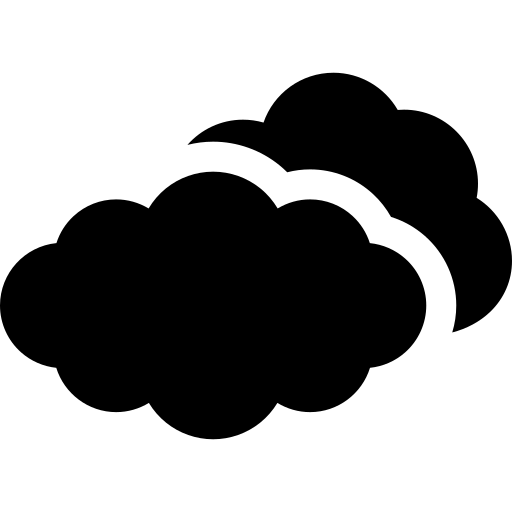
#> input picture weather/assets/png/001-cloudy.png, 512 x 512 px; its folder holds 4 pictures in this run
$ python invert.py
#> lines starting #> are read from the running program, lines starting #| are printed output that depends on the picture
from PIL import Image
import PIL.ImageOps
import glob

for file in glob.glob("./*.png"):
	image = Image.open(file)
#> image is the input picture: PIL image 512x512 RGBA; mean R, G, B, A 0, 0, 0, 104
	r,g,b,a = image.split()
#> r: PIL image 512x512 L; every value is 0
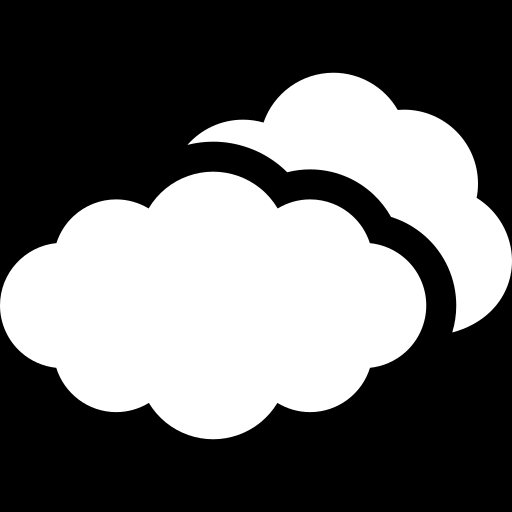
#> a: PIL image 512x512 L; min 0, max 255, mean 104
	rgb_image = Image.merge('RGB', (r,g,b))
#> rgb_image: PIL image 512x512 RGB; every value is 0
	inverted_image = PIL.ImageOps.invert(rgb_image)
#> inverted_image: PIL image 512x512 RGB; every value is 255
	r2,g2,b2 = inverted_image.split()
#> r2: PIL image 512x512 L; every value is 255
	final_transparent_image = Image.merge('RGBA', (r2,g2,b2,a))
	final_transparent_image.save(file)
#> pass 2 of the loop `for file in glob.glob("./*.png"):`:
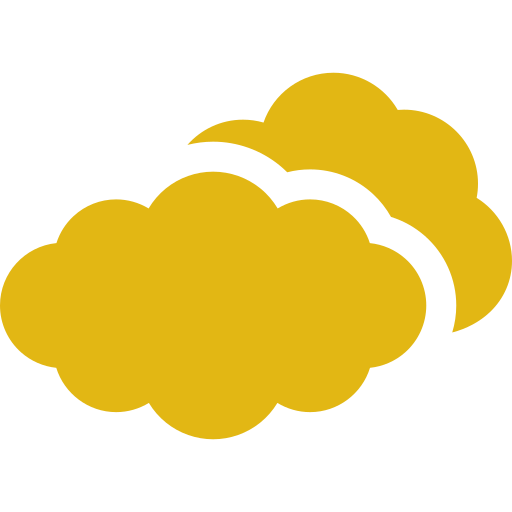
#> input picture weather/assets/png/001-cloudy.pngY.png, 512 x 512 px
#> image is the input picture: PIL image 512x512 RGBA; mean R, G, B, A 226, 183, 20, 104
#> r: PIL image 512x512 L; every value is 226
#> g: PIL image 512x512 L; every value is 183
#> b: PIL image 512x512 L; every value is 20
#> `inverted_image = PIL.ImageOps.invert(rgb_image)`:
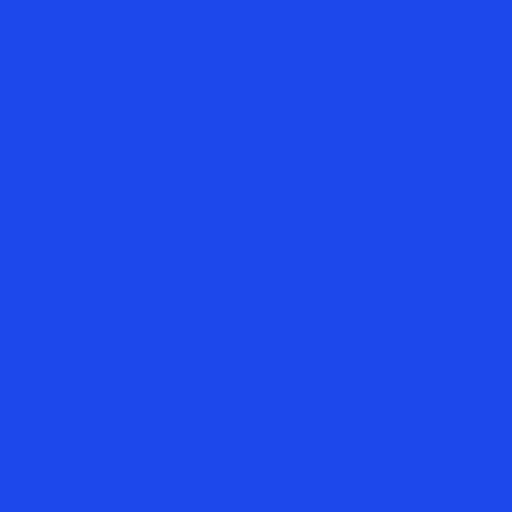
#> inverted_image: PIL image 512x512 RGB; mean R, G, B 29, 72, 235
#> r2: PIL image 512x512 L; every value is 29
#> g2: PIL image 512x512 L; every value is 72
#> b2: PIL image 512x512 L; every value is 235
#> `final_transparent_image = Image.merge('RGBA', (r2,g2,b2,a))`:
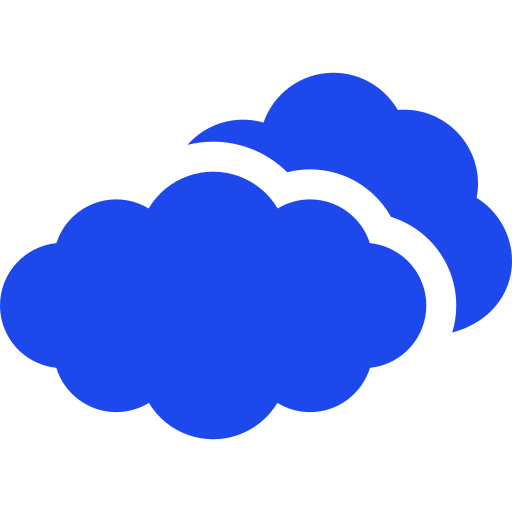
#> final_transparent_image: PIL image 512x512 RGBA; mean R, G, B, A 29, 72, 235, 104; transparent parts drawn white
